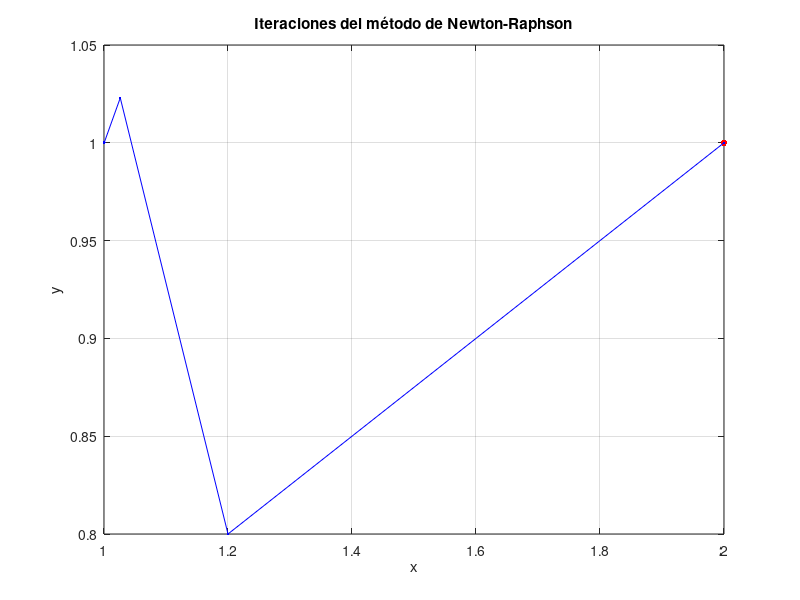

Reproduce this figure in MATLAB.
%___________________________________________________________________________________________%
% Método de Newton-Raphson para sistemas no lineales (varias dimensiones)                 %
%___________________________________________________________________________________________%

format long;

% Definimos el sistema de ecuaciones no lineales
F = @(X) [X(1)^2 - X(2);
          X(2)^2 - X(1)^2 + X(1) - 1];

% Matriz jacobiana del sistema
JF = @(X) [2*X(1),      -1;
          -2*X(1)+1,  2*X(2)];

% Parámetros
delta = 1e-10;
N = 100;               % Por poner uno
Xn = [2; 1];           % Punto inicial

% Dibujo el punto inicial por si quiero superponer luego el camino
figure;
plot(Xn(1), Xn(2), 'r.', 'MarkerSize', 15);
xlabel('x'); ylabel('y');
title('Iteraciones del método de Newton-Raphson');
grid on;
hold on;

% Iteraciones
for i = 1:N
    Xn_ant = Xn;
    Xn = Xn - JF(Xn) \ F(Xn);  % Paso de Newton-Raphson

    % Condición de parada por error relativo
    if norm(Xn - Xn_ant) / norm(Xn) < delta
        break;
    end

    % Mostrar iteración (opcional)
    fprintf('Iteración %d: X = [%.10f ; %.10f]\n', i, Xn(1), Xn(2));

    % Dibujo el salto entre iteraciones (opcional, si quieres visualizarlo)
    plot([Xn_ant(1), Xn(1)], [Xn_ant(2), Xn(2)], 'b.-');
    pause(0.2);  % Para ver el paso poco a poco
end

fprintf('\nConvergencia alcanzada en %d iteraciones\n', i);
fprintf('Solución aproximada: X = [%.10f ; %.10f]\n', Xn(1), Xn(2));
